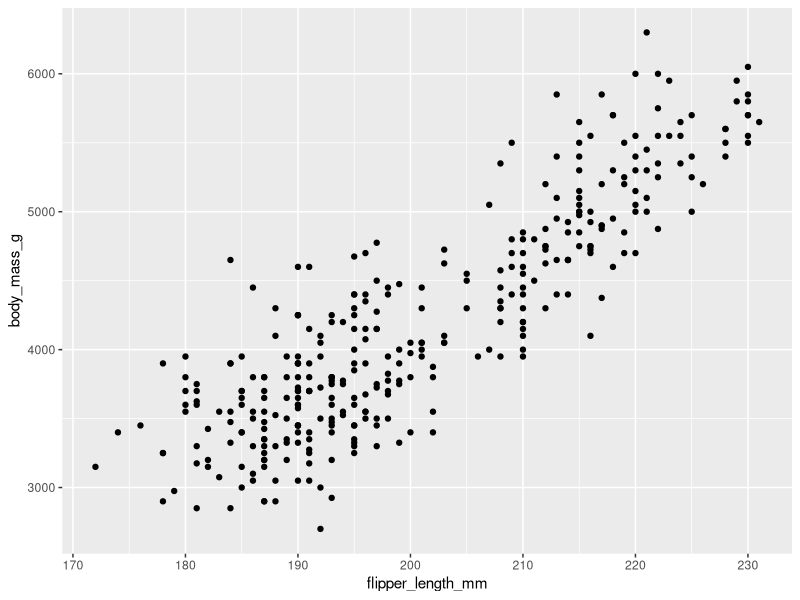

This chart was generated by the following R code:
library(ggplot2)
library(palmerpenguins)
data(penguins)
View(penguins)

# Criando o Gráfico:
ggplot(data=penguins) + geom_point(mapping=aes(x=flipper_length_mm,y=body_mass_g))